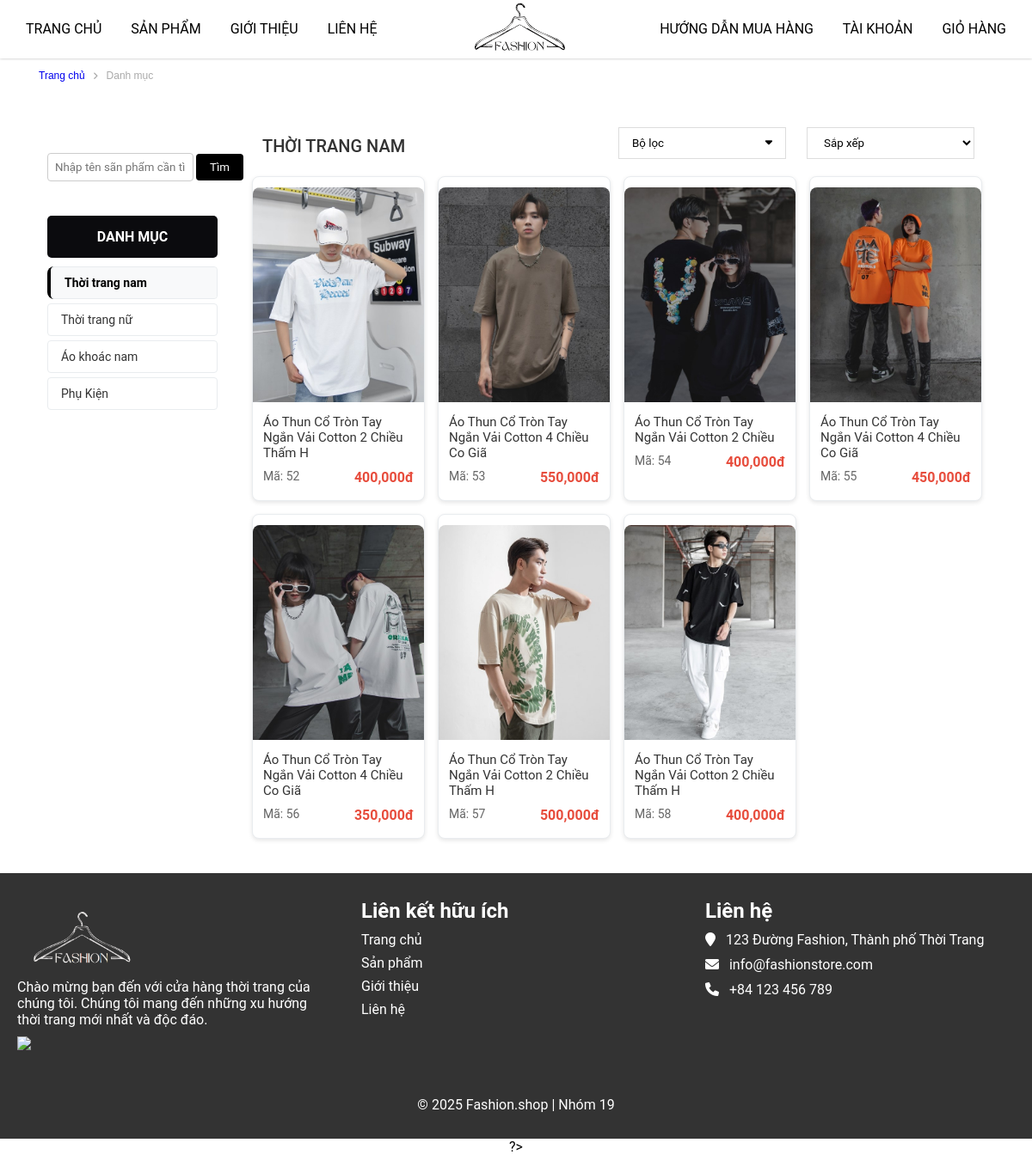
The page /index.php?mod=product&act=detail&id=1 on the database as committed earlier.
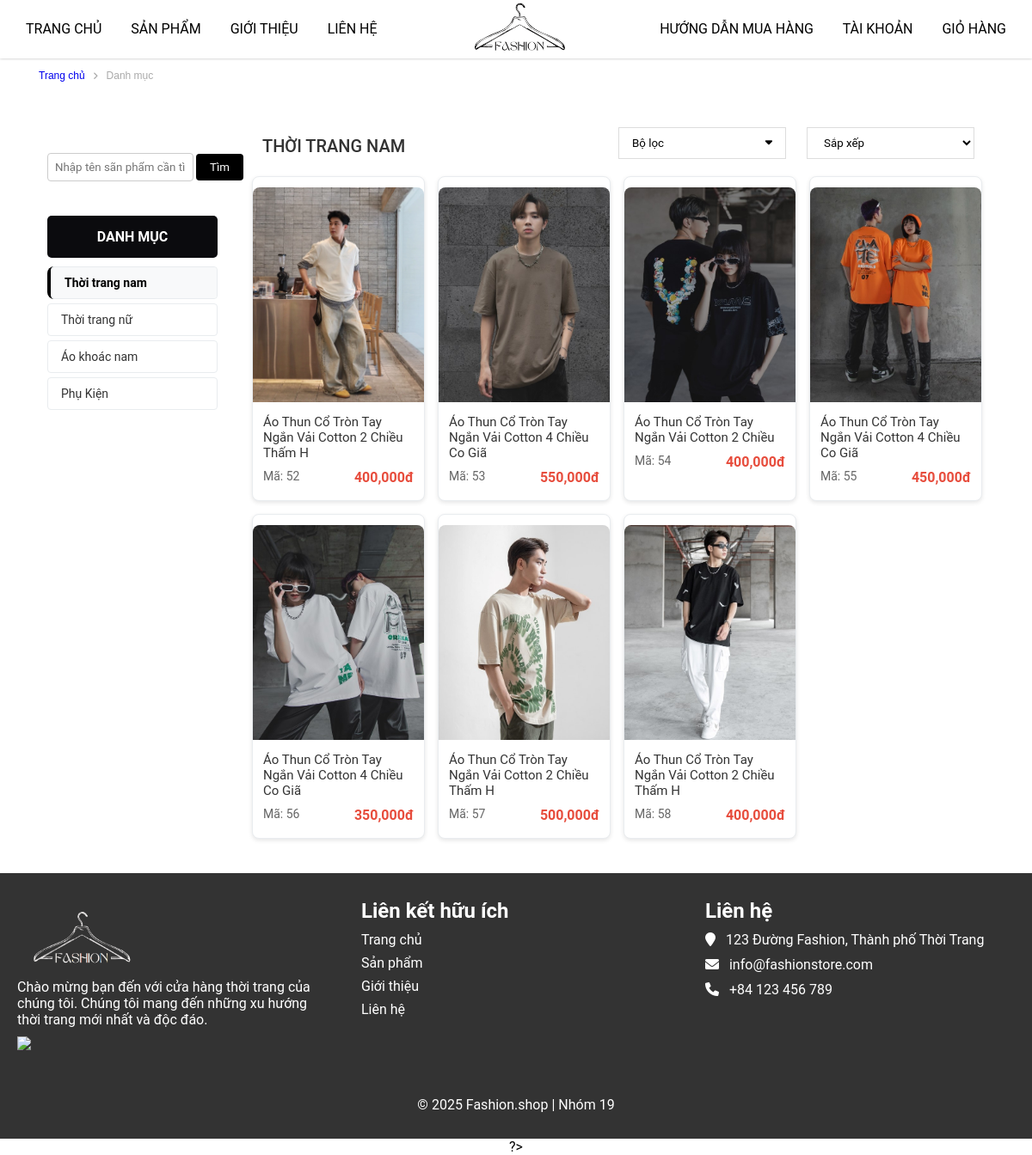
The same page on the database as committed later.
### tables this page shows
CREATE TABLE `sanpham` (
  `masp` int(11) NOT NULL,
  `tensp` varchar(50) NOT NULL,
  `dongia` int(11) NOT NULL,
  `khuyenmai` int(11) NOT NULL,
  `soluong` int(11) NOT NULL,
  `ngaytao` datetime NOT NULL DEFAULT current_timestamp(),
  `anh` varchar(500) DEFAULT NULL,
  `mota` text NOT NULL,
  `soluotxem` int(11) NOT NULL,
  `hoatdong` int(11) NOT NULL,
  `madm` int(11) NOT NULL,
  `mabl` int(11) NOT NULL
);

### model/categories.php (called while the page is built, shortened)
<?php
    include_once 'model/connect.php';
    function get_categories(){
        $sql="SELECT * FROM danhmuc";
        $conn = pdo_get_connection();
        $stmt = $conn->prepare($sql);
        $stmt->execute();
        return $stmt->fetchAll();
    }
    function get_categoriesID($id){
        return pdo_query_one("SELECT * FROM danhmuc WHERE madm = ?",$id);
    }
?>

### model/connect.php (called while the page is built, shortened)
<?php
function pdo_get_connection(){
    $dburl = "mysql:host=localhost; dbname=shoptu;charset=utf8";
    $username = 'root';
    $password = '';
    $conn = new PDO($dburl, $username, $password);
    $conn->setAttribute(PDO::ATTR_ERRMODE, PDO::ERRMODE_EXCEPTION);
    return $conn;
}
function pdo_query($sql){
    $sql_args = array_slice(func_get_args(), 1);
    try{
        $conn = pdo_get_connection();
        $stmt = $conn->prepare($sql);
        $stmt->execute($sql_args);
        $rows = $stmt->fetchAll();
        return $rows;
    }
    catch(PDOException $e){
        throw $e;
    }
    finally{
        unset($conn);
    }
}
function pdo_query_one($sql){
    $sql_args = array_slice(func_get_args(), 1);
    try{
        $conn = pdo_get_connection();
        $stmt = $conn->prepare($sql);
        $stmt->execute($sql_args);
        $row = $stmt->fetch(PDO::FETCH_ASSOC);
        return $row;
    }
    catch(PDOException $e){
        throw $e;
    }
    finally{
        unset($conn);
    }
}

### model/products.php (called while the page is built, shortened)
<?php
    function get_ByCategories($id){
        return pdo_query("SELECT * FROM sanpham WHERE madm=$id");
    }
?>

### view/page_danhmuc_detail.php (the view, shortened to what this page needs)
<main>
    <div class="container-danhmuc">
        <div class="danhmuc-top row">
            <p><a href="?mod=page&act=home">Trang chủ</a></p><i class="fa-solid fa-angle-right"></i><p>Danh mục</p>
        </div>
    </div>
    <section class="danhmuc">
        <div class="container-danhmuc">
            <div class="row">
                <div class="danhmuc-left">
                    <form action="" id="search" method="get">
                        <input type="text" name="keyword" placeholder="Nhập tên sãn phẩm cần tìm">
                        <input type="submit" name="submit" value="Tìm">
                    </form>
                    <ul>
                        <h4>DANH MỤC</h4>
                        <?php foreach($data['dsdm'] as $dm): ?>
                            <li class="danhmuc-left-li <?= ($dm['madm'] == $category_id) ? 'active' : '' ?>">
                                <a href="index.php?mod=product&act=detail&id=<?=$dm['madm']?>">
                                    <?=$dm['tendm']?>
                                </a> <hr color="#ddd">
                            </li>
                        <?php endforeach; ?>
                    </ul>
                </div>
                <div class="danhmuc-right row">
                    <div class="danhmuc-right-top-item">
                        <p class="tendanhmuc"><?=$ctdanhmuc['tendm']?></p>
                    </div>
                    <div class="danhmuc-right-top-item">
                        <button><span>Bộ lọc</span><i class="fa-solid fa-caret-down"></i></button>
                    </div>
                    <div class="danhmuc-right-top-item">
                        <select name="" id="">
                            <option value="">Sắp xếp</option>
                        </select>
                    </div>
                    <div class="danhmuc-right-content row">
                        <?php
                            if (!empty($dssanpham)):
                                foreach($dssanpham as $sp):
                            ?>
                        <div class="danhmuc-right-content-item">
                            <a href="?mod=product&act=ctsanpham&id=<?=$sp['masp']?>">
                                <img src="upload/product/<?=$sp['anh']?>" alt="<?=$sp['tensp']?>">
                                <h3><?=$sp['tensp']?></h3>
                            </a>
                            <p>
                                <span>Mã: <?=$sp['masp']?></span>
                                <span class="price"><?=number_format(($sp['khuyenmai']??$sp['dongia']) * 1000)?>đ</span>
                            </p>
                        </div>
                        <?php
                                endforeach;
                        endif; ?>
                    </div>
                    </div>
                </div>
            </div>
    </section>
</main>

Rows that differ between the two databases and show on the page:
changed sanpham id 52: anh: a different picture
